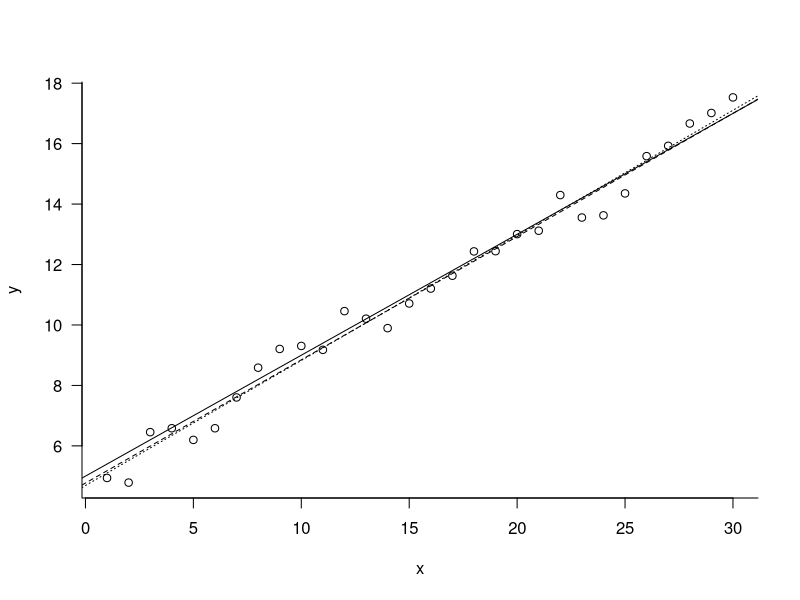

This chart was generated by the following R code:
rm(list=ls())
oa <- 5
ob <- 0.4
sdev <- 0.5
x <- 1:30
y <- numeric(30)
for(i in 1:30) {
	y[i] <- rnorm(1, oa + ob * x[i], sdev)
}
N <- 100000
a <- numeric(N)
b <- numeric(N)
v <- numeric(N)
a[1] <- runif(1)
b[1] <- runif(1)
v[1] <- runif(1)
oL <- -2 * log(prod( dnorm(y, a[1] + b[1] * x, v[1]) ))

for (i in 2:N) {
	ta <- a[i - 1] + runif(1, -5, 5) 
	tb <- b[i - 1] + runif(1, -5, 5)

	repeat {
		tv <- v[i - 1] + runif(1, -1, 1) 
		if (tv > 0) {
			break
		}
	}
	L <- -2 * log(prod( dnorm(y, ta + tb * x, tv) ))
	if (L < oL) { 
		a[i] <- ta		
		b[i] <- tb
		v[i] <- tv
		oL <- L
	} else { 
		a[i] <- a[i - 1]
		b[i] <- b[i - 1]
		v[i] <- v[i - 1]
	}
}

par(bty = 'l', las = 1)
plot(x, y)
abline(a=a[N], b=b[N], lty = 2) # estimated line
abline(a=oa, b=ob) # real line
abline(lm(y~x), lty=3) # "traditional" line

